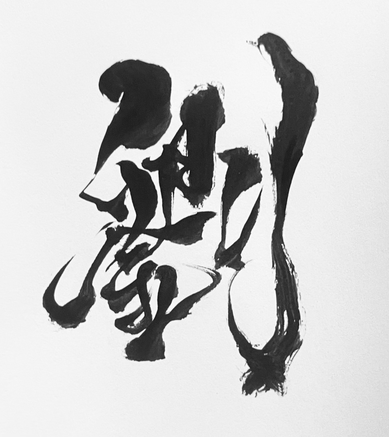
#> input picture TW_FN200/劉.png, 389 x 437 px, shrunk from 1464 x 1645 before the run, found by its file name; its folder holds only this picture in this run
$ python Assembly_0.py
#> lines starting #> are read from the running program, lines starting #| are printed output that depends on the picture; after the words box and inside, x2 and y2 are one past the last pixel; in counts of white or black regions, pixels touching at a corner belong together
### Into_Gray_Scale.py
import cv2
import numpy as np

def IntoGray(input_dir: str, input_file: str):
    # Read image
#> called with input_dir = '/Users/taisho/Desktop/Soyamax/TW_FN200', input_file = '劉.png'
    img = cv2.imread(input_dir + "/" + input_file)
#> img is the input picture: shape (437, 389, 3); min 9, max 255, mean 201
    # cv2.imshow("image", img)
    hh,ww = img.shape[:2]
#> hh = 437; ww = 389

    # threshold on white
    # Define lower and uppper limits
    lower = np.array([80, 80, 80])
    upper = np.array([255, 255, 255])

    # Create mask to only select black
    thresh = cv2.inRange(img, lower, upper)
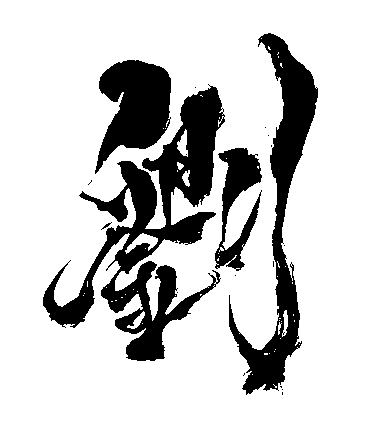
#> thresh: shape (437, 389); 81.3% white; 19 black regions (14 under 20 px), largest, box (x1, y1, x2, y2) and area: (43, 84, 225, 361) 15186, (229, 33, 318, 395) 8714, (95, 60, 171, 174) 5209, (215, 148, 262, 271) 2593, (101, 222, 112, 230) 22

    # apply morphology
    kernel = cv2.getStructuringElement(cv2.MORPH_ELLIPSE, (1,1))
    morph = cv2.morphologyEx(thresh, cv2.MORPH_CLOSE, kernel)

    # invert morp image
    mask = 255 - morph

    # apply mask to image
    result = cv2.bitwise_and(img, img, mask=mask)
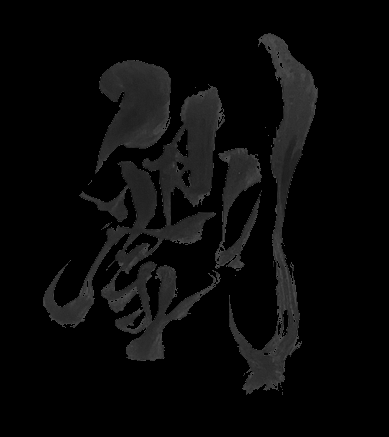
#> result: shape (437, 389, 3); min 0, max 79, mean 9


    # save results
    # cv2.imshow("img", img)

    out_str = (input_dir+ '/Res/'+input_file + 'thresh.png')
    print("Out_str:", out_str)
    cv2.imwrite(out_str, thresh)
    cv2.imwrite(('/Users/taisho/Desktop/Soyamax/Res/' + input_file +'morph.png'), morph)
    # cv2.imwrite('/Users/taisho/Desktop/Soyamax/pills_mask.png', mask)
    # cv2.imwrite('/Users/taisho/Desktop/Soyamax/pills_result.png', result)
    print("otuotuotuoutotuototuoutuotuotuotuotuotuotuotuotuot")

    # [6 lines of commented-out code are left out]

### Transparent.py
from PIL import Image

def convertImage(input_res_dir: str, input_res_file: str):
#> called with input_res_file = '劉.pngthresh.png'
    img = Image.open((input_res_dir + input_res_file))
    img = img.convert("RGBA")
#> img: PIL image 389x437 RGBA

    datas = img.getdata()

    newData = []

    for item in datas:
        # print(item)
        if item[0] == 255 and item[1] == 255 and item[2] == 255:
            newData.append((255, 255, 255, 0))
        else:
            newData.append(item)
#> after the loop, newData = 169993 items
            # print(item)

    img.putdata(newData)
    img.save(str(input_res_dir + '/Final_Res/' + input_res_file) + ".png", "PNG")
    print("Successful")


### Assembly_0.py

'''
Into_Gray_Scale と　Transparent の親です
息子がいつも大変お世話になっております。
'''

import Into_Gray_Scale as IGS
import Transparent
import os


if __name__ == '__main__':

    #Modify below path to work
    input_path = "/Users/taisho/Desktop/Soyamax/TW_FN200"
    dir_path = os.listdir(input_path)
    for i in range(len(dir_path)):
        if dir_path[i].endswith("png"):
            print(input_path + "/" + str(dir_path[i]))
            IGS.IntoGray(input_path, str(dir_path[i]))
            print(input_path + "/" + str(dir_path[i]))
            print(input_path + '/Res/'+ str(dir_path[i]) + 'thresh.png')
            input_trans_path = (input_path + '/Res/')
            input_trans_file = str(dir_path[i]) + 'thresh.png'
            Transparent.convertImage(input_trans_path, input_trans_file)
